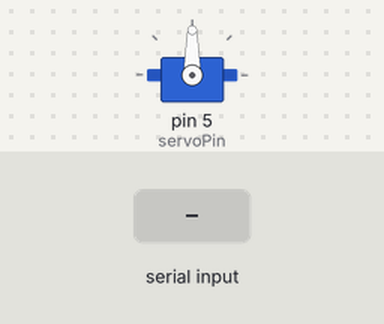
Recording of a sketch running on a simulated Arduino Uno, built with avr-gcc and run on an emulated ATmega328P. Parts: servo. The inputs (shaded band) are chosen by the test bench.

Above: at 1.2 s.
1.3 s: "90,45\n" received over Serial
At 1.8 s:
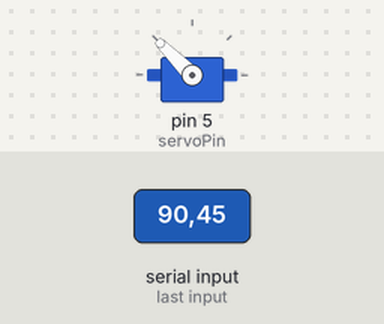
3.8 s: "30,150\n" received over Serial
At 4.6 s:
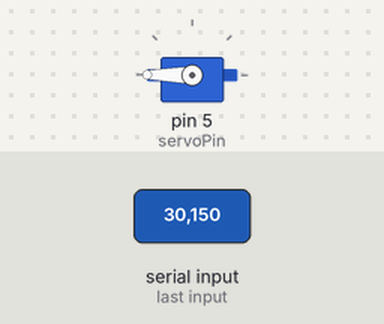
Timing chart, 0 to 6.8 s (numbered marks = the images above; inputs shaded):
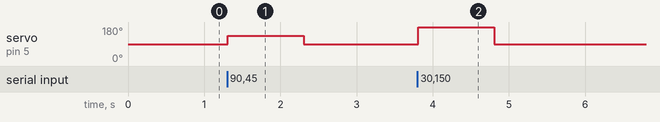

Measured:
- after the input at 1.3 s, servo on pin 5 (servoPin): 90° → 135° at once, → 90° 1.0 s later
- after the input at 3.8 s, servo on pin 5 (servoPin): 90° → 180° at once, → 90° 1.0 s later

The sketch:

sketch_mar30a.ino
```cpp
#include <Servo.h>

Servo myservo;
int servoPin = 5; // Pin D1 (GPIO 5) is used to control the servo

void setup() {
  myservo.attach(servoPin); // Attach the servo to pin D1
  Serial.begin(9600); // Start serial communication
}

void loop() {
  if (Serial.available() > 0) {
    int deviation = Serial.parseInt(); // Read the incoming value
    deviation = constrain(deviation, -90, 90); // Constrain the value to -90 to 90 degrees
    myservo.write(deviation + 90); // Move the servo to the specified angle
  }
}
```
